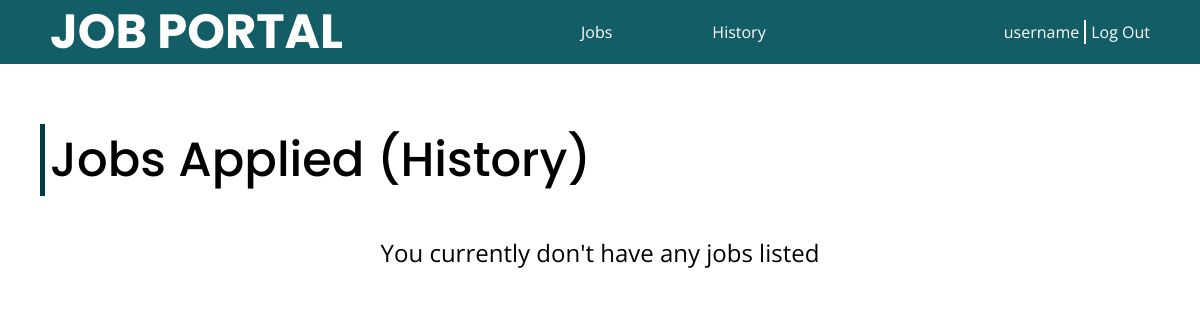
/history/ (signed in), run on an earlier commit of the app's database.
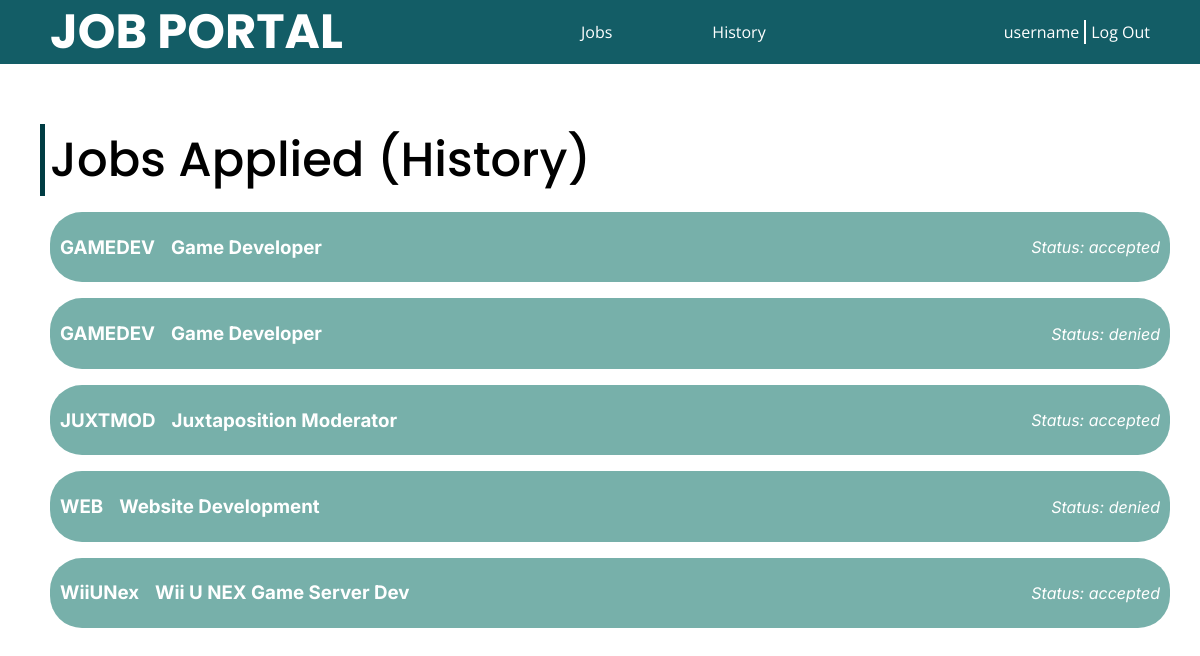
And on a later commit of the database.
### jobs/models.py (models this page shows)
class Applicant(models.Model):
    username = models.CharField(max_length=255)
    job = models.ForeignKey(Job, on_delete=models.CASCADE, related_name='job_applicant')
    time = models.DateTimeField(auto_now_add=True)
    fullname = models.CharField(max_length=255)
    email = models.EmailField()
    admin = models.CharField(max_length=255, null=True, default=None)
    status = models.CharField(max_length=20 ,default='pending')
    resume = models.FileField(upload_to=generate_unique_filename)
    class Meta:
        unique_together = ('username', 'job', 'time')

class Job(models.Model):
    id = models.CharField(max_length=10, primary_key=True)
    name = models.CharField(max_length=255)
    status = models.BooleanField(default=False)
    xp = models.PositiveIntegerField(default=0)
    des = models.TextField()
    salary = models.PositiveIntegerField(default=0)
    admin = models.CharField(max_length=255)
    company = models.CharField(max_length=255)

### jobs/views.py (the view)
# urls.py: path('history/', views.history ,name='history'),
@login_required(login_url='/login/')
def history(request):
    user = request.user
    if isadmin(user.account_type):
        template = loader.get_template('401.html')
        return HttpResponse(template.render(), status=401)
    applied = Applicant.objects.filter(username=user.username).order_by('-time')
    names = {}
    for x in applied:
        jobid = x.job_id
        x.name = Job.objects.get(id=jobid).name
    prameters = {
        'applied': applied,
        'username': user.username,
    }
    template = loader.get_template('history.html')
    return HttpResponse(template.render(prameters, request))

### jobs/views.py (called while the page is built)
def isadmin(type):
    return type

### jobs/templates/history.html (shortened to what this page needs)
<!DOCTYPE html>
<html>
<head>
    {% load static %}
    <link rel="stylesheet" href="{% static 'css/root.css' %}" />
    <link rel="stylesheet" href="{% static 'css/user/applied.css' %}">
</head>
<body class="applied">
  <nav>
    <h2>JOB PORTAL</h2>
    <ul class="quick-links">
      <li><a href="/jobs/">Jobs</a></li>
      <li><a href="/history/">History</a></li>
    </ul>
    <div class="user">
      <a href="/home/" id="username">{{username}}</a>
      <div class="split"></div>
      <a href="/logout/" id='logout'>Log Out</a>
    </div>
  </nav>
  <div class="container">
    <h2>Jobs Applied (History)</h2>
    <div class="list" id="jobs">
      {% if not applied %}
        <p>You currently don't have any jobs listed</p>
      {% endif %}
      {% for x in applied %}
       <a href="/jobs/details/{{x.job.id}}">
        <div class="job" id="applicant-{{x.id}}">
          <div class="info">
            <h3 class="jobid">{{x.job.id}}</h3>
            <h3 class="jobname">{{x.name}}</h3>
          </div>
          <p class="status">Status: {{x.status}}</p>
        </div>
       </a>
      {% endfor %}
    </div>
  </div>
</body>
</html>

What changed in the data, as far as the page shows it:
added Applicant: job.id "GAMEDEV", name "Game Developer", status "accepted"
added Applicant: job.id "GAMEDEV", name "Game Developer", status "denied"
added Applicant: job.id "JUXTMOD", name "Juxtaposition Moderator", status "accepted"
added Applicant: job.id "WEB", name "Website Development", status "denied"
added Applicant: job.id "WiiUNex", name "Wii U NEX Game Server Dev", status "accepted"
Also different on the page:
text no longer shown: "You currently don't have any jobs listed"
